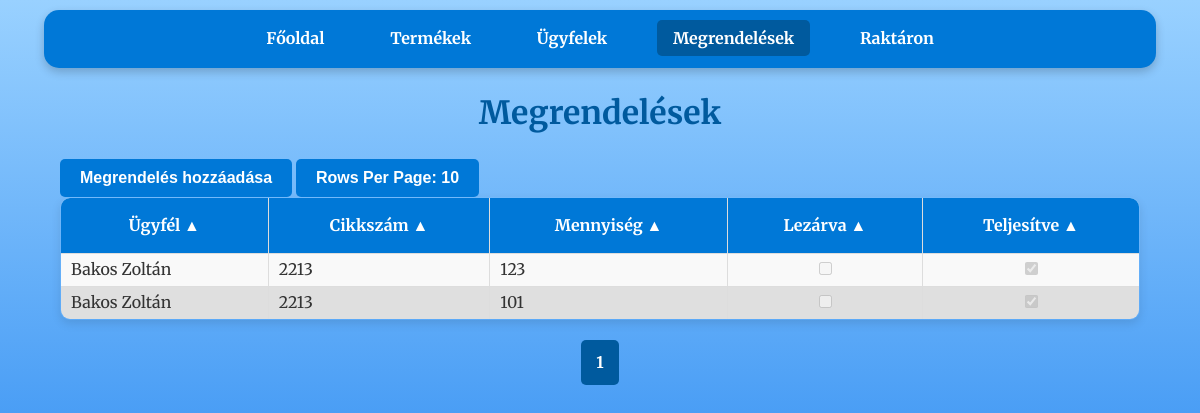
The page /orders on the database as committed earlier.
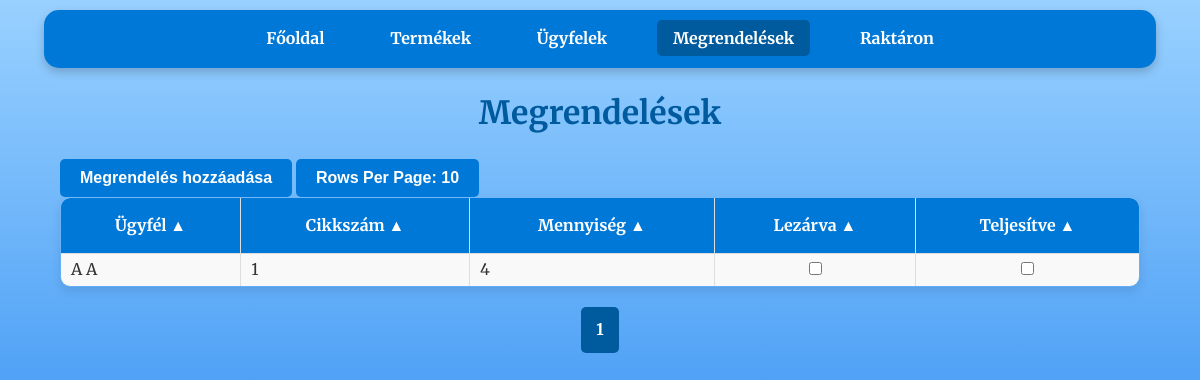
The same page on the database as committed later.
### tables this page shows
CREATE TABLE orders (
                    id INTEGER PRIMARY KEY,
                    customer_id INTEGER,
                    cikkszam TEXT,
                    mennyiseg INTEGER,
                    lezarva INTEGER DEFAULT 0,
                    teljesitve INTEGER DEFAULT 0,
                    FOREIGN KEY(customer_id) REFERENCES customers(id),
                    FOREIGN KEY(cikkszam) REFERENCES products(cikkszam));

CREATE TABLE customers (
                    id INTEGER PRIMARY KEY,
                    nev TEXT NOT NULL,
                    iranyitoszam TEXT NOT NULL,
                    varos TEXT NOT NULL,
                    utca TEXT NOT NULL,
                    hazszam TEXT NOT NULL,
                    email TEXT NOT NULL UNIQUE);

### raktar_program-master/app.py (the view)
@app.route('/orders')
def orders():
    per_page = int(request.args.get('per_page', 10))  # Egy oldalon megjelenő elemek száma
    page = int(request.args.get('page', 1))  # Az aktuális oldal lekérése (alapértelmezett: 1)
    offset = (page - 1) * per_page  # Az eltolás számítása
    order_by = str(request.args.get('order_by', 'customers.nev'))
    desc = request.args.get('desc', 'false').lower() in ('true', '1')
    valid_columns = {'orders.id',
            'customers.nev',
            'orders.cikkszam',
            'orders.mennyiseg',
            'orders.lezarva',
            'orders.teljesitve'}
    if order_by not in valid_columns:
        raise ValueError("Invalid column name for ordering.") #Elkerüljük az SQL injection-t
    if desc:
        descending = 'DESC'
    if not desc:
        descending = ''
    conn = get_db_connection()
    orders = conn.execute(f'''
        SELECT
            orders.id,
            customers.nev,
            orders.cikkszam,
            orders.mennyiseg,
            orders.lezarva,
            orders.teljesitve
        FROM orders
        JOIN customers ON orders.customer_id = customers.id
        ORDER BY {order_by} {descending} LIMIT ? OFFSET ?
    ''', (per_page, offset)).fetchall()
    total_products = conn.execute('SELECT COUNT(*) FROM orders').fetchone()[0]
    conn.close()
    total_pages = (total_products + per_page - 1) // per_page  # Összes oldal száma
    start_page = max(1, page - 2)  # Az aktuális oldalhoz képest 2-vel hátrébb
    end_page = min(total_pages, page + 2)  # Az aktuális oldalhoz képest 2-vel előrébb
    query_params = {
        'page': page,
        'per_page': per_page,
        'order_by': order_by,
        'desc': desc
    }
    columns = [
        {"name": "customers.nev", "label": "Ügyfél"},
        {"name": "orders.cikkszam", "label": "Cikkszám"},
        {"name": "orders.mennyiseg", "label": "Mennyiség"},
        {"name": "orders.lezarva", "label": "Lezárva"},
        {"name": "orders.teljesitve", "label": "Teljesítve"}
    ]
    return render_template(
            'orders.html',
            orders=orders,
            page=page,
            order_by=order_by,
            desc=desc,
            total_pages=total_pages,
            start_page=start_page,
            end_page=end_page,
            query_params=query_params,
            columns=columns
        )

### raktar_program-master/app.py (called while the page is built)
def get_db_connection():
    conn = sqlite3.connect('database.db')
    conn.row_factory = sqlite3.Row
    return conn

### raktar_program-master/templates/orders.html (shortened to what this page needs)
<!DOCTYPE html>
<html lang="hu">
<head>
    <link rel="stylesheet" href="{{ url_for('static', filename='css/style.css') }}">
</head>
<body>
    <nav>
        <a href="{{ url_for('index') }}">Főoldal</a>
        <a href="{{ url_for('products') }}">Termékek</a>
        <a href="{{ url_for('customers') }}">Ügyfelek</a>
        <a class ="disabled">Megrendelések</a>
        <a href="{{ url_for('stock') }}">Raktáron</a>
    </nav>
    <h1>Megrendelések</h1>
    <div class="container">
        <a href="{{ url_for('add_order') }}" class="button-wrapper">
            <button>Megrendelés hozzáadása</button>
        </a>
        <div class="dropdown">
            <button class="dropbtn">Rows Per Page: {{ query_params['per_page'] }}</button>
        </div>
        <table>
            <thead>
                <tr>
                    {% for column in columns %}
                    <th>
                        <a href="{{ url_for('orders', **dict(query_params, order_by=column.name, desc=0 if query_params['order_by'] == column.name and query_params['desc'] else 1)) }}">
                            {{ column.label }} {{ '▼' if query_params['order_by'] == column.name and query_params['desc'] else '▲' }}
                        </a>
                    </th>
                    {% endfor %}
                </tr>
            </thead>
            <tbody>
                {% for order in orders %}
                <tr>
                    <td>{{ order.nev }}</td>
                    <td>{{ order.cikkszam }}</td>
                    <td>{{ order.mennyiseg }}</td>
                    <td>
                        <form action="{{ url_for('update_order_status', order_id=order.id) }}" method="POST" class="nem">
                            <input type="checkbox" name="lezarva" {% if order.lezarva %}checked{% endif %} onchange="this.form.submit()" {% if order.teljesitve %}disabled{% endif %}>
                        </form>
                    </td>
                    <td>
                        <form action="{{ url_for('update_order_status', order_id=order.id) }}" method="POST" class="nem">
                            <input type="checkbox" name="teljesitve" {% if order.teljesitve %}checked{% endif %} onchange="this.form.submit()" {% if order.teljesitve %}disabled{% endif %}>
                        </form>
                    </td>
                </tr>
                {% endfor %}
            </tbody>
        </table>
    </div>
    <div class="pagination">
        {% for p in range(start_page, end_page + 1) %}
        <a href="{{ url_for('orders', **dict(query_params, page=p)) }}" class="{% if p == page %}active{% endif %}">{{ p }}</a>
        {% endfor %}
    </div>
</body>
</html>

Rows that differ between the two databases and show on the page:
removed orders: nev "Bakos Zoltán", cikkszam "2213", mennyiseg "101", teljesitve "☑"
changed orders: nev "Bakos Zoltán" → "A A"; cikkszam "2213" → "1"; mennyiseg "123" → "4"; teljesitve "☑" → "☐"
